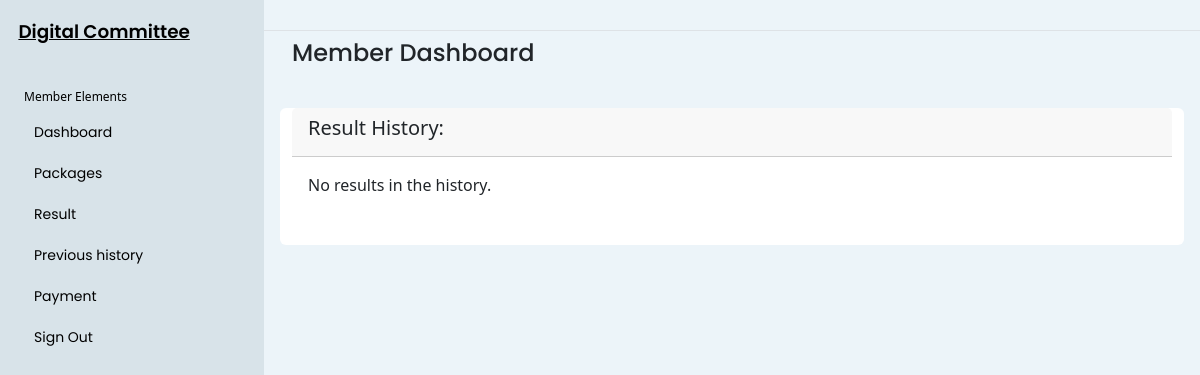
Page /result-history/ (signed in) on the earlier database version.
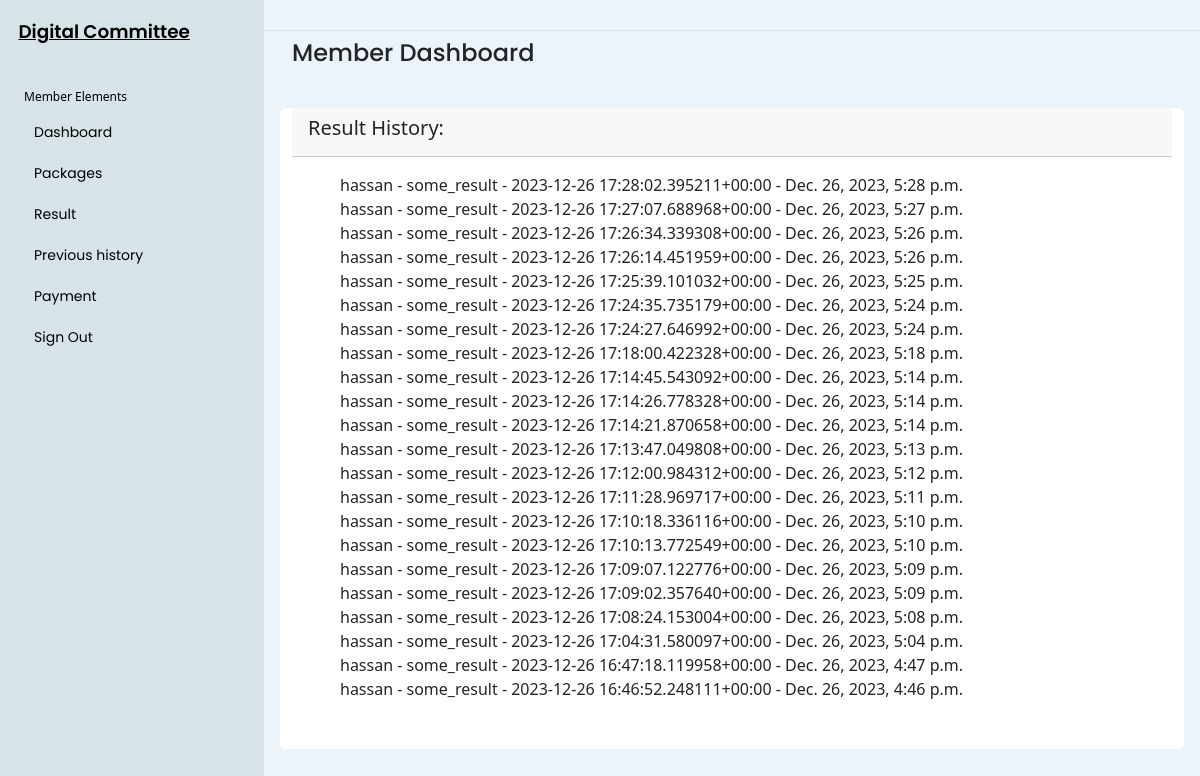
Same page on the later database version.
### fair_collection/models.py (models this page shows)
class ResultHistory(models.Model):
    user = models.ForeignKey(User, on_delete=models.CASCADE)
    result = models.CharField(max_length=255)  # No null allowed now
    created_at = models.DateTimeField(auto_now_add=True)
    def __str__(self):
        return f"{self.user.username} - {self.result} - {self.created_at}"

### fair_collection/views.py (the view)
# urls.py: path('result-history/', views.result_history, name='result_history'),
def result_history(request):
    history = ResultHistory.objects.filter(user=request.user).order_by('-created_at')
    return render(request, "fair_collection/result_history.html", {'history': history} )

### fair_collection/templates/fair_collection/result_history.html (shortened to what this page needs)
{% include "fair_collection/base.html" %}
{% block content %}
<main class="content px-3 py-2">
  <div class="container-fluid">
    <div class="mb-3">
      <h4>Member Dashboard</h4>
    </div>
    <div class="row">
      <div class="col-12 col-md-6 d-flex">
      </div>
       <div class="card border-0">
        <div class="card-header">
          <h5 class="card-title">
           Result History:
          </h5>
        </div>
        <div class="card-body">
          <table class="table">
            {% if history %}
            <ul>
                {% for entry in history %}
                    <li>{{ entry }} - {{ entry.created_at }}</li>
                {% endfor %}
            </ul>
        {% else %}
            <p>No results in the history.</p>
        {% endif %}
          </table>
        </div>
      </div>
    </div>
</main>
{% endblock%}

### fair_collection/templates/fair_collection/base.html (shortened to what this page needs)
<!doctype html>
<html lang="en" data-bs-theme="light">
<head>
  <link rel="stylesheet" href="https://cdn.jsdelivr.net/npm/bootstrap@5.3.2/dist/css/bootstrap.min.css">
{%load static%}
</head>
<body>
  <div class="wrapper">
    <aside id="sidebar">
      <div class="h-100">
        <div class="sidebar-logo">
          <a href="#">Digital Committee</a>
        </div>
        <ul class="sidebar-nav">
          <li class="sidebar-header">
            Member Elements
          </li>
          <li class="sidebar-item">
            <a href="/front" class="sidebar-link">
              <i class="fa-solid fa-list pe-2"></i>
              Dashboard
            </a>
          </li>
          <li class="sidebar-item">
            <a href="/packages" class="sidebar-link collapsed" ><i class="fa-solid fa-file-lines pe-2"></i>
              Packages
            </a>
          </li>
          <li class="sidebar-item">
            <a href="/generate_result" class="sidebar-link collapsed" ><i class="fa-solid fa-file-lines pe-2"></i>
              Result
            </a>
          </li>
          <li class="sidebar-item">
            <a href="/result-history" class="sidebar-link collapsed" ><i class="fa-solid fa-file-lines pe-2"></i>
              Previous history
            </a>
          </li>
          <li class="sidebar-item">
            <a href="/stripe" class="sidebar-link collapsed" ><i class="fa-solid fa-file-lines pe-2"></i>
              Payment
            </a>
          </li>
          <li class="sidebar-item">
            <a href="/signout" class="sidebar-link collapsed" ><i class="fa-solid fa-file-lines pe-2"></i>
              Sign Out
            </a>
          </li>
    </aside>
    <div class="main">
      <nav class="navbar navbar-expand px-3 border-bottom">
        <button class="btn" id="sidebar-toggle" type="button">
        </button>
      </nav>
</body>
</html>

### fair_collection/templates/fair_collection/base.html (style rules this page uses)
body { font-family: 'Poppins', sans-serif; font-size: 0.875rem; opacity: 1; overflow-y: scroll; margin: 0; }
a { cursor: pointer; text-decoration: none; font-family: 'Poppins', sans-serif; }
li { list-style: none; }
h4 { font-family: 'Poppins', sans-serif; font-size: 1.275rem; color: var(--bs-emphasis-color); }
.wrapper { align-items: stretch; display: flex; width: 100%; }
#sidebar { max-width: 264px; min-width: 264px; background: rgb(216, 227, 233); transition: all 0.35s ease-in-out; }
.main { display: flex; flex-direction: column; min-height: 100vh; min-width: 0; overflow: hidden; transition: all 0.35s ease-in-out; width: 100%; background: rgb(236, 244, 249); }
.sidebar-logo { padding: 1.15rem; }
.sidebar-logo a { color: black; font-size: 1.15rem; font-weight: 600; }
.sidebar-nav { flex-grow: 1; list-style: none; margin-bottom: 0; padding-left: 0; margin-left: 0; }
.sidebar-header { color: black; font-size: .75rem; padding: 1.5rem 1.5rem .375rem; text-decoration: none; }
a.sidebar-link { padding: .625rem 1.625rem; color: black; position: relative; display: block; font-size: 0.875rem; text-decoration: none; }
.content { flex: 1; max-width: 100vw; width: 100vw; }
@media (min-width:768px) { .content { max-width: auto; width: auto; } }
.card { background-color: rgb(216, 227, 233); box-shadow:rgba(29, 119, 149, 0.05); margin-bottom: 24px; }

Differences in the rows shown:
now on this page (row edited): ResultHistory: user+result+created_at "hassan - some_result - 2023-12-26 17:28:02.395211+00:00", created_at "Dec. 26, 2023, 5:28 p.m."
now on this page (row edited): ResultHistory: user+result+created_at "hassan - some_result - 2023-12-26 17:27:07.688968+00:00", created_at "Dec. 26, 2023, 5:27 p.m."
now on this page (row edited): ResultHistory: user+result+created_at "hassan - some_result - 2023-12-26 17:26:34.339308+00:00", created_at "Dec. 26, 2023, 5:26 p.m."
now on this page (row edited): ResultHistory: user+result+created_at "hassan - some_result - 2023-12-26 17:26:14.451959+00:00", created_at "Dec. 26, 2023, 5:26 p.m."
now on this page (row edited): ResultHistory: user+result+created_at "hassan - some_result - 2023-12-26 17:25:39.101032+00:00", created_at "Dec. 26, 2023, 5:25 p.m."
now on this page (row edited): ResultHistory: user+result+created_at "hassan - some_result - 2023-12-26 17:24:35.735179+00:00", created_at "Dec. 26, 2023, 5:24 p.m."
added ResultHistory: user+result+created_at "hassan - some_result - 2023-12-26 17:24:27.646992+00:00", created_at "Dec. 26, 2023, 5:24 p.m."
added ResultHistory: user+result+created_at "hassan - some_result - 2023-12-26 17:18:00.422328+00:00", created_at "Dec. 26, 2023, 5:18 p.m."
added ResultHistory: user+result+created_at "hassan - some_result - 2023-12-26 17:14:45.543092+00:00", created_at "Dec. 26, 2023, 5:14 p.m."
added ResultHistory: user+result+created_at "hassan - some_result - 2023-12-26 17:14:26.778328+00:00", created_at "Dec. 26, 2023, 5:14 p.m."
added ResultHistory: user+result+created_at "hassan - some_result - 2023-12-26 17:14:21.870658+00:00", created_at "Dec. 26, 2023, 5:14 p.m."
added ResultHistory: user+result+created_at "hassan - some_result - 2023-12-26 17:13:47.049808+00:00", created_at "Dec. 26, 2023, 5:13 p.m."
added ResultHistory: user+result+created_at "hassan - some_result - 2023-12-26 17:12:00.984312+00:00", created_at "Dec. 26, 2023, 5:12 p.m."
added ResultHistory: user+result+created_at "hassan - some_result - 2023-12-26 17:11:28.969717+00:00", created_at "Dec. 26, 2023, 5:11 p.m."
added ResultHistory: user+result+created_at "hassan - some_result - 2023-12-26 17:10:18.336116+00:00", created_at "Dec. 26, 2023, 5:10 p.m."
added ResultHistory: user+result+created_at "hassan - some_result - 2023-12-26 17:10:13.772549+00:00", created_at "Dec. 26, 2023, 5:10 p.m."
added ResultHistory: user+result+created_at "hassan - some_result - 2023-12-26 17:09:07.122776+00:00", created_at "Dec. 26, 2023, 5:09 p.m."
added ResultHistory: user+result+created_at "hassan - some_result - 2023-12-26 17:09:02.357640+00:00", created_at "Dec. 26, 2023, 5:09 p.m."
added ResultHistory: user+result+created_at "hassan - some_result - 2023-12-26 17:08:24.153004+00:00", created_at "Dec. 26, 2023, 5:08 p.m."
added ResultHistory: user+result+created_at "hassan - some_result - 2023-12-26 17:04:31.580097+00:00", created_at "Dec. 26, 2023, 5:04 p.m."
added ResultHistory: user+result+created_at "hassan - some_result - 2023-12-26 16:47:18.119958+00:00", created_at "Dec. 26, 2023, 4:47 p.m."
added ResultHistory: user+result+created_at "hassan - some_result - 2023-12-26 16:46:52.248111+00:00", created_at "Dec. 26, 2023, 4:46 p.m."
Other differences:
text no longer shown: "No results in the history."
